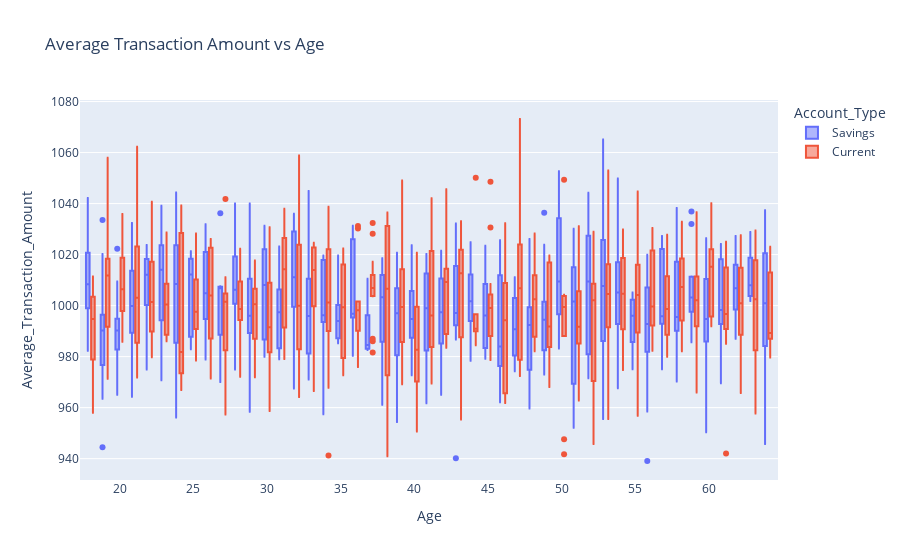

Write notebook code for a chart like this one.
### Code cell
fig=px.box(data,x='Age',y='Average_Transaction_Amount',color='Account_Type',title='Average Transaction Amount vs Age')
fig.show()

### Figure 1 — Plotly figure (JSON) as saved in the notebook; plotly's stock layout.template omitted (floating-point values rounded to 4 significant figures; data arrays with more than 128 entries replaced by an {"elided": "..."} marker saying what was removed)
{"data": [{"alignmentgroup": "True", "hovertemplate": "Account_Type=Savings<br>Age=%{x}<br>Average_Transaction_Amount=%{y}<extra></extra>", "legendgroup": "Savings", "marker": {"color": "#636efa"}, "name": "Savings", "notched": false, "offsetgroup": "Savings", "orientation": "v", "showlegend": true, "type": "box", "x": {"elided": "484 int values"}, "x0": " ", "xaxis": "x", "y": {"elided": "484 float values"}, "y0": " ", "yaxis": "y"}, {"alignmentgroup": "True", "hovertemplate": "Account_Type=Current<br>Age=%{x}<br>Average_Transaction_Amount=%{y}<extra></extra>", "legendgroup": "Current", "marker": {"color": "#EF553B"}, "name": "Current", "notched": false, "offsetgroup": "Current", "orientation": "v", "showlegend": true, "type": "box", "x": {"elided": "516 int values"}, "x0": " ", "xaxis": "x", "y": {"elided": "516 float values"}, "y0": " ", "yaxis": "y"}], "layout": {"boxmode": "group", "legend": {"title": {"text": "Account_Type"}, "tracegroupgap": 0}, "title": {"text": "Average Transaction Amount vs Age"}, "xaxis": {"anchor": "y", "domain": [0, 1], "title": {"text": "Age"}}, "yaxis": {"anchor": "x", "domain": [0, 1], "title": {"text": "Average_Transaction_Amount"}}}}
